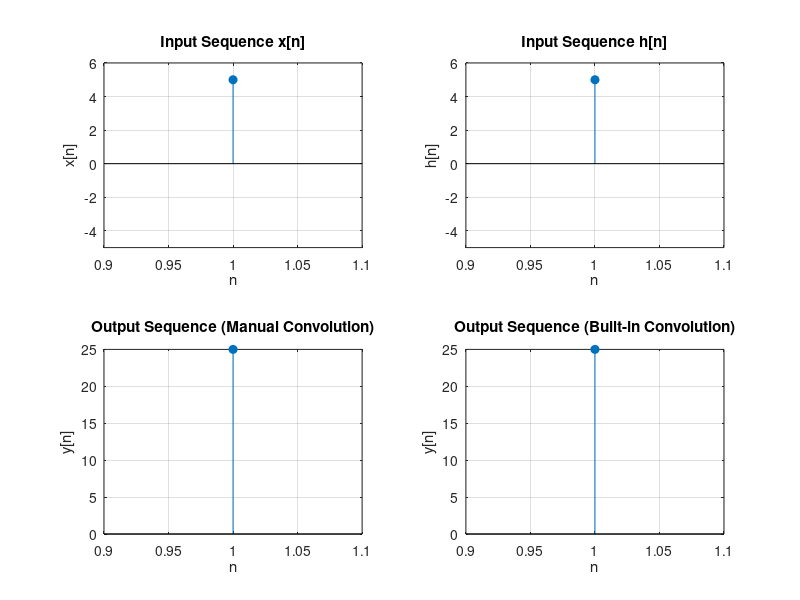

MATLAB code for this plot:
clc;
clf;
close all;

x = input('Enter the 1st sequence x[n] as a vector (e.g., [1, 2, 3, 4]): ');
h = input('Enter the 2nd sequence h[n] as a vector (e.g., [1, 2, 3, 4]): ');

% Lengths of sequences
N = length(x);
M = length(h);
L = N + M - 1;

% Initialize the output sequence for manual convolution
y_manual = zeros(1, L);

% Perform linear convolution manually
for n = 1:L
    for k = 1:N
        if (n - k + 1 > 0) && (n - k + 1 <= M)
            y_manual(n) = y_manual(n) + x(k) * h(n - k + 1);
        end
    end
end

% Compute linear convolution using MATLAB's built-in function
y_builtin = conv(x, h);

% Plot the first input sequence
subplot(2, 2, 1);
stem(x, 'filled');
title('Input Sequence x[n]');
xlabel('n');
ylabel('x[n]');
grid on;
ylim([-max(x), max(x) + 1]); % Adjust y-axis limits

% Plot the second input sequence
subplot(2, 2, 2);
stem(h, 'filled');
title('Input Sequence h[n]');
xlabel('n');
ylabel('h[n]');
grid on;
ylim([-max(h), max(h) + 1]); % Adjust y-axis limits

% Plot the output sequence from manual convolution
subplot(2, 2, 3);
stem(y_manual, 'filled');
title('Output Sequence (Manual Convolution)');
xlabel('n');
ylabel('y[n]');
grid on; % Adjust y-axis limits

% Plot the output sequence from built-in function
subplot(2, 2, 4);
stem(y_builtin, 'filled');
title('Output Sequence (Built-in Convolution)');
xlabel('n');
ylabel('y[n]');
grid on;
